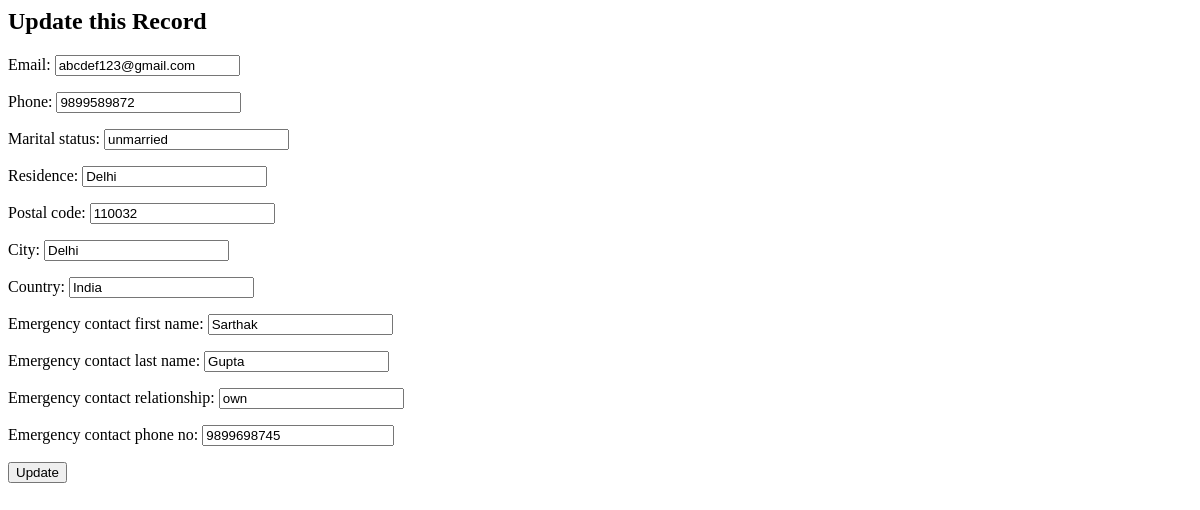
The page /listrecord/detail/1/edit/ on the database as committed earlier.
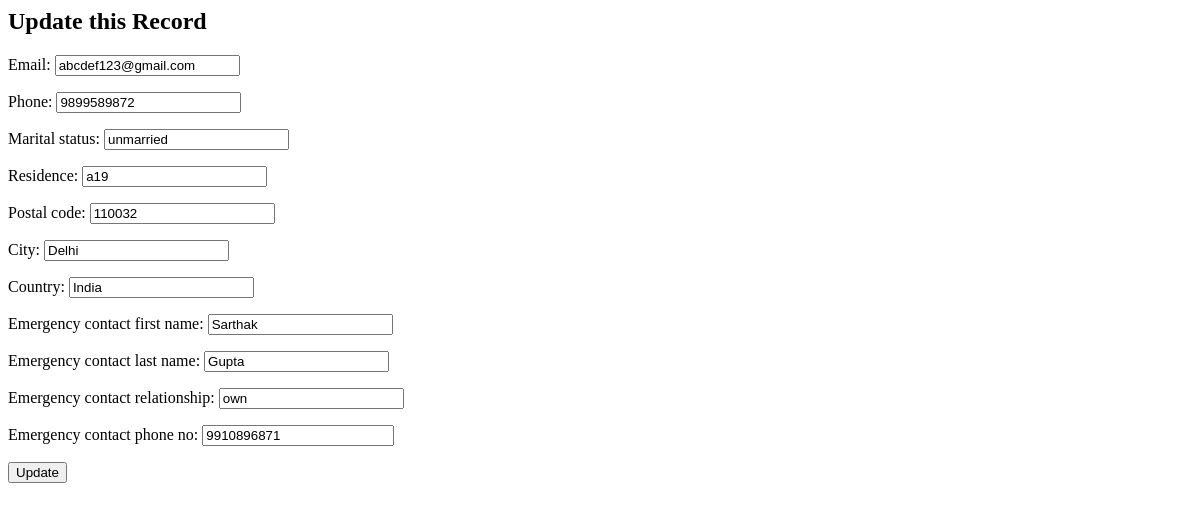
The same page on the database as committed later.
### records/models.py (models this page shows, shortened)
class Records(models.Model):
    id = models.CharField(max_length=100, primary_key=True)
    first_name = models.CharField(max_length=50)
    last_name = models.CharField(max_length=50, null=True)
    email = models.EmailField(max_length=254,null=True)
    sex = models.CharField(max_length=11,null=False)
    dob = models.DateField(auto_now=False,auto_now_add=False)
    height_in_inches = models.IntegerField()
    weight_in_kg = models.IntegerField()
    phone = models.CharField(max_length=10,null=False)
    marital_status = models.CharField(max_length=50, null=False)
    residence = models.CharField(max_length=200, null=False)
    postal_code = models.IntegerField()
    city = models.CharField(max_length=50,null=False)
    country = models.CharField(max_length=50, null=False)
    emergency_contact_first_name = models.CharField(max_length=50)
    emergency_contact_last_name = models.CharField(max_length=50, null=True)
    emergency_contact_relationship = models.CharField(max_length=30,null=False)
    emergency_contact_phone_no = models.BigIntegerField()
    taking_any_medication_currently = models.CharField(max_length=3,null=False)
    medication_if_yes = models.TextField(max_length=300,null=True)
    recorded_created_at = models.DateTimeField(default=datetime.now, blank=True)
    class Meta:
        verbose_name_plural = "Records"              #so that in database table name is "Records" as by default django add s to model name so if we don't use verbose_name_plural then table name "Recordss" will be formed

### faceRecog/views.py (the view)
# urls.py: path('listrecord/detail/<int:pk>/edit/', app_views.RecordUpdate.as_view(),name='update_record'),
class RecordUpdate(UpdateView):
    model = Records
    template_name = 'record_update.html'
    fields = ['email','phone','marital_status','residence','postal_code','city','country','emergency_contact_first_name','emergency_contact_last_name','emergency_contact_relationship','emergency_contact_phone_no']
    success_url = reverse_lazy('home')

### templates/record_update.html (shortened to what this page needs)
<h2>Update this Record</h2>
<form method="POST">
  {{ form.as_p }}
  <input type="submit" value="Update">
</form>

Rows that differ between the two databases and show on the page:
changed Records "abcdef123@gmail.com": residence "Delhi" → "a19"; emergency_contact_phone_no "9899698745" → "9910896871"
